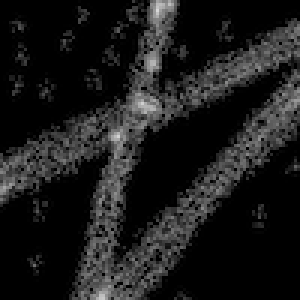
#> input picture heterogeneous_EC/saved_data_maps/road/road0.png, 100 x 100 px, found by its file name (shown 3 times larger); its folder holds 4 pictures in this run
$ python generateRoadInfoMap.py
#> lines starting #> are read from the running program, lines starting #| are printed output that depends on the picture
import cv2 as cv
import matplotlib.pyplot as plt
import matplotlib.image as mpimage
from skimage import color
import numpy as np

''' Attempt 1:
    Generating road network info map from images
    Problem: Difficult to get clear distinction between road and rest of map since cities are similarly colored
'''

'''for n in range(10):
    image_orig = mpimage.imread("saved data maps/roads/road" + str(n) + ".jpg")
    image = color.rgb2gray(image_orig)
    print(image)
    print(image.shape)
    mask = [[1/9, 1/9, 1/9], [1/9, 1/9, 1/9], [1/9, 1/9, 1/9]]
    kernel = np.ones((3,3),np.float32)/9
    #image = cv.filter2D(image,-1,kernel)
    for i in range(len(image)):
        for j in range(len(image[0])):
            if image[i][j] < 0.5:
                image[i][j] = 0
            #else:
            #    image[i][j] = 0
#image = cv.filter2D(image,-1,kernel)

    print(type(image))
    fig, (ax1, ax2) = plt.subplots(1,2)
    ax1.imshow(image_orig)
    ax2.imshow(image)
    plt.show()

    #f = open("saved data maps/roads/road" + str(n) + ".txt",'w')
    #f.write(image)
    #f.close()
    np.savetxt("saved data maps/roadstest/road" + str(n) +".txt", image)
'''

''' Attempt 2:
    Hand-draw road networks
'''

for n in range(0,20):
    image_orig = mpimage.imread("saved data maps/road/road" + str(n) + ".png")
#> image_orig is the input picture: shape (100, 100, 4) float32; mean R, G, B, A 0.106, 0.106, 0.106, 1
    image = color.rgb2gray(image_orig)
    imagebw = np.copy(image)
    # [17 lines of commented-out code are left out]

    kernel = np.ones((3, 3), np.float32) / 9
    image = cv.filter2D(image, -1, kernel)
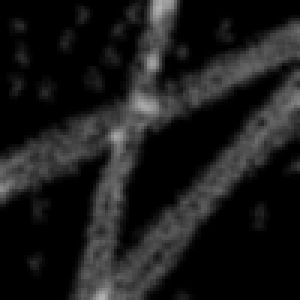
#> image: shape (100, 100) float32 (shown 3 times larger); min 0, max 0.695, mean 0.106
    #image = cv.bitwise_not(image)
    print(type(image))
#| <class 'numpy.ndarray'>
    fig, (ax1, ax2) = plt.subplots(1, 2)
    ax1.imshow(imagebw)
    ax2.imshow(image)
    plt.show()
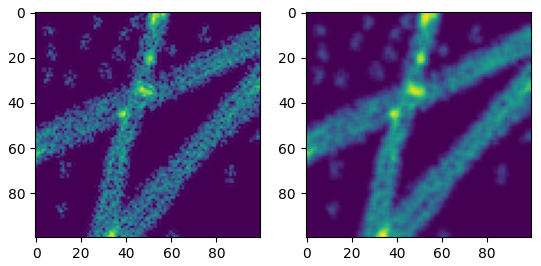
#> figure drawn by matplotlib, 2 panels

    # f = open("saved data maps/roads/road" + str(n) + ".txt",'w')
    # f.write(image)
    # f.close()
    np.savetxt("saved data maps/road/road" + str(n) + ".txt", image)
#> pass 2 of the loop `for n in range(0,20):`:
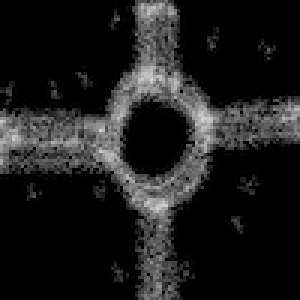
#> input picture heterogeneous_EC/saved_data_maps/road/road1.png, 100 x 100 px, found by its file name (shown 3 times larger)
#> image_orig is the input picture: shape (100, 100, 4) float32; mean R, G, B, A 0.113, 0.113, 0.113, 1
#> `image = cv.filter2D(image, -1, kernel)`:
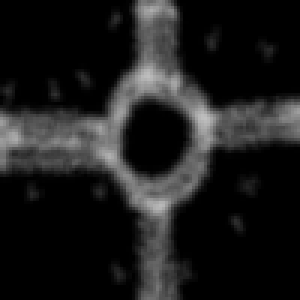
#> image: shape (100, 100) float32 (shown 3 times larger); min 0, max 0.752, mean 0.113
#| <class 'numpy.ndarray'>
#> `plt.show()`:
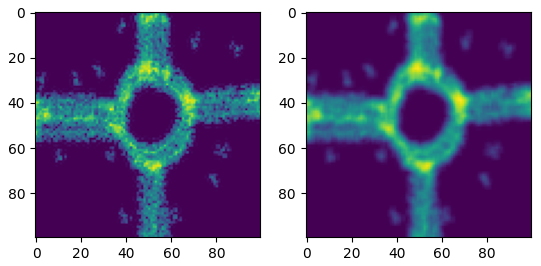
#> figure drawn by matplotlib, 2 panels
#> (the run stopped early here; a loop or call above may not have finished)
